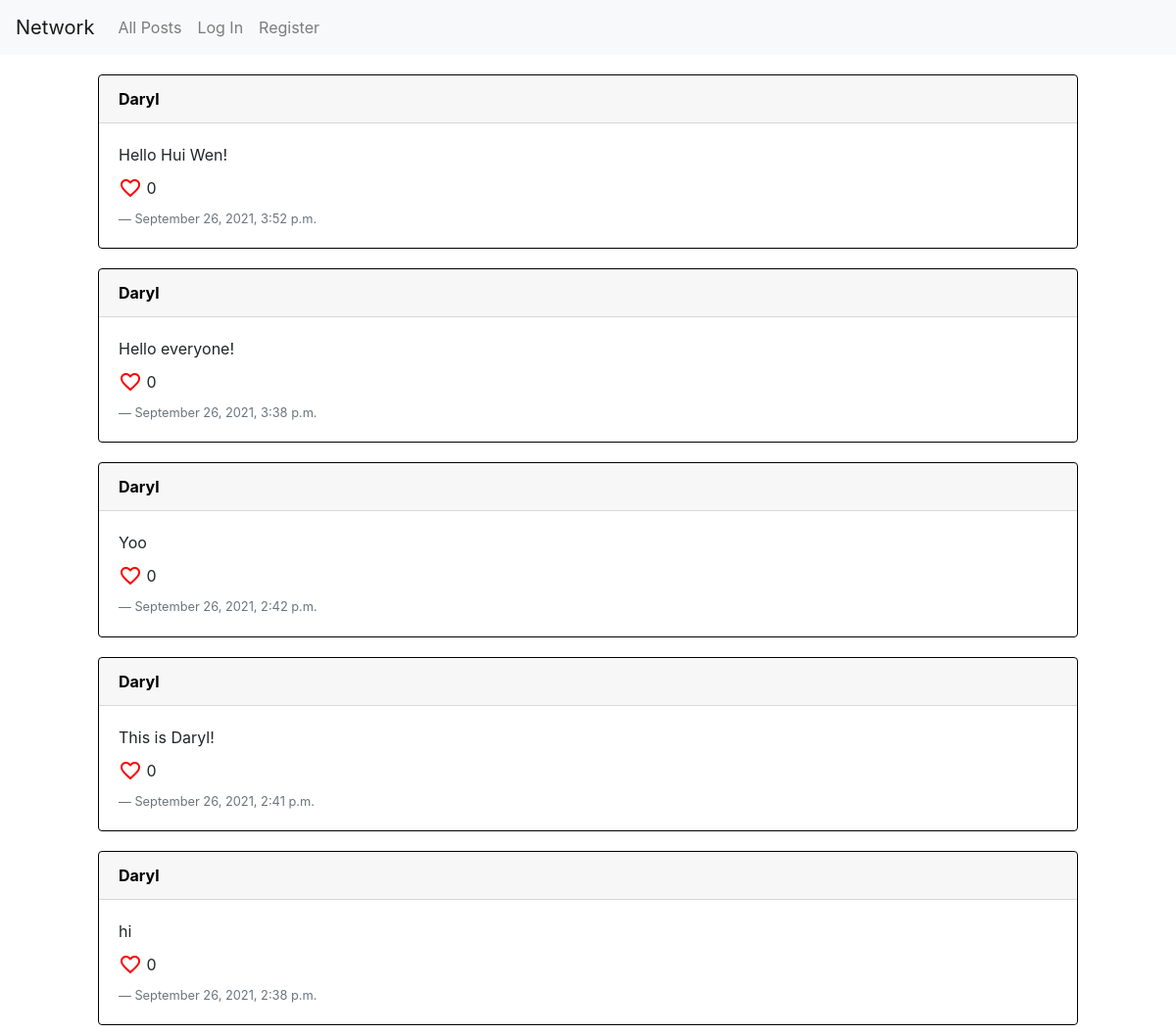
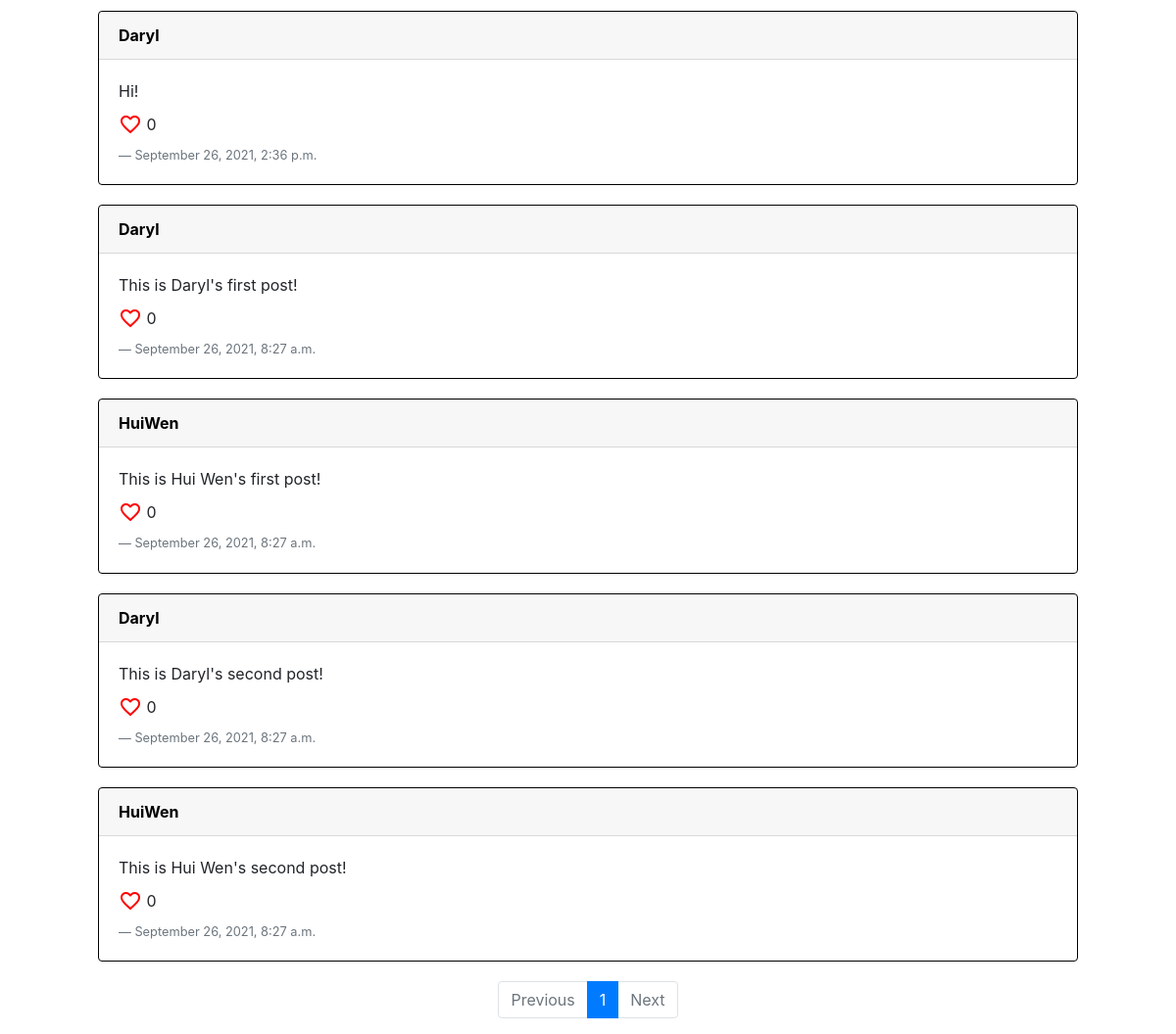
The app's page /, older data (2 pictures, top to bottom).
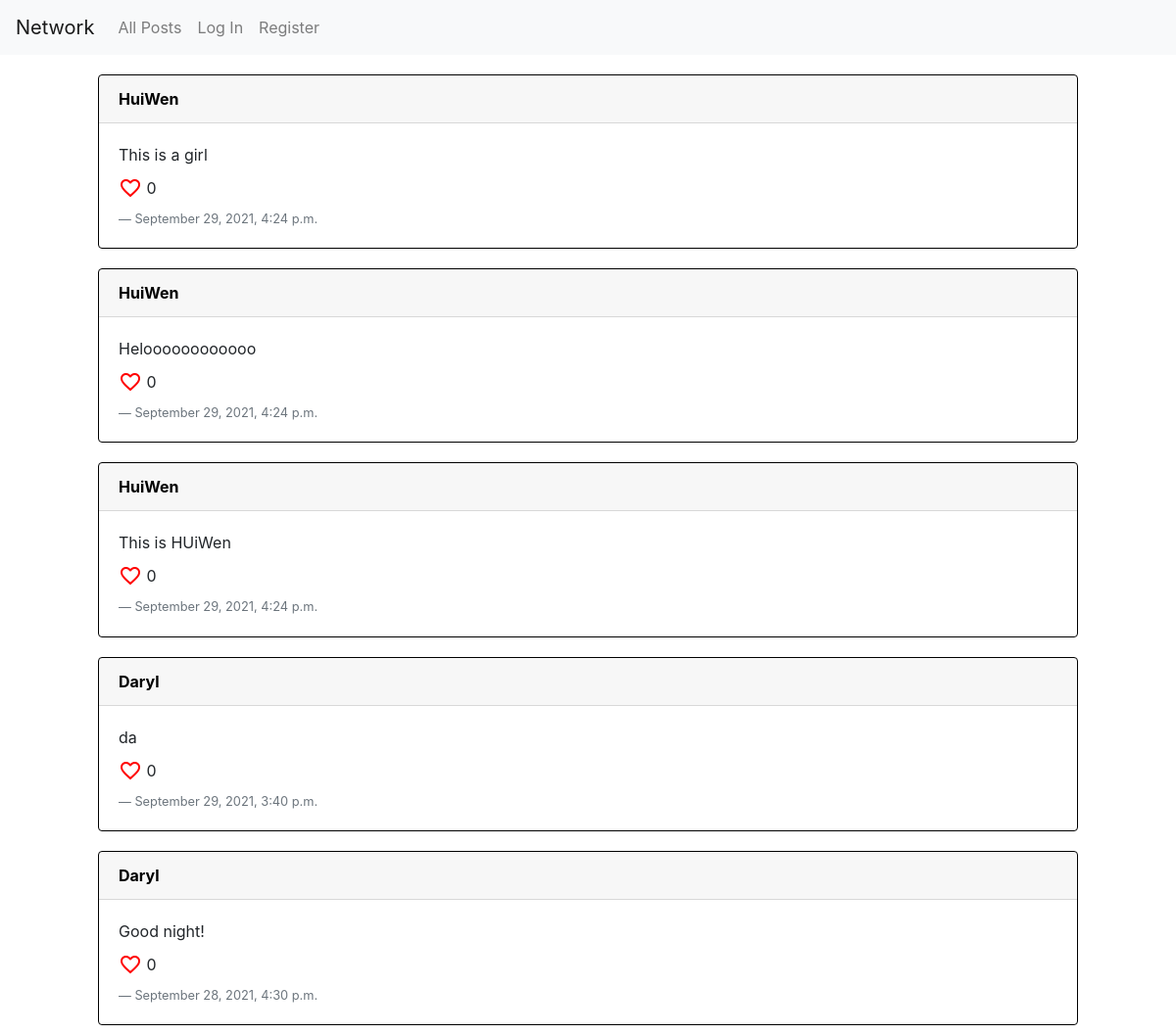
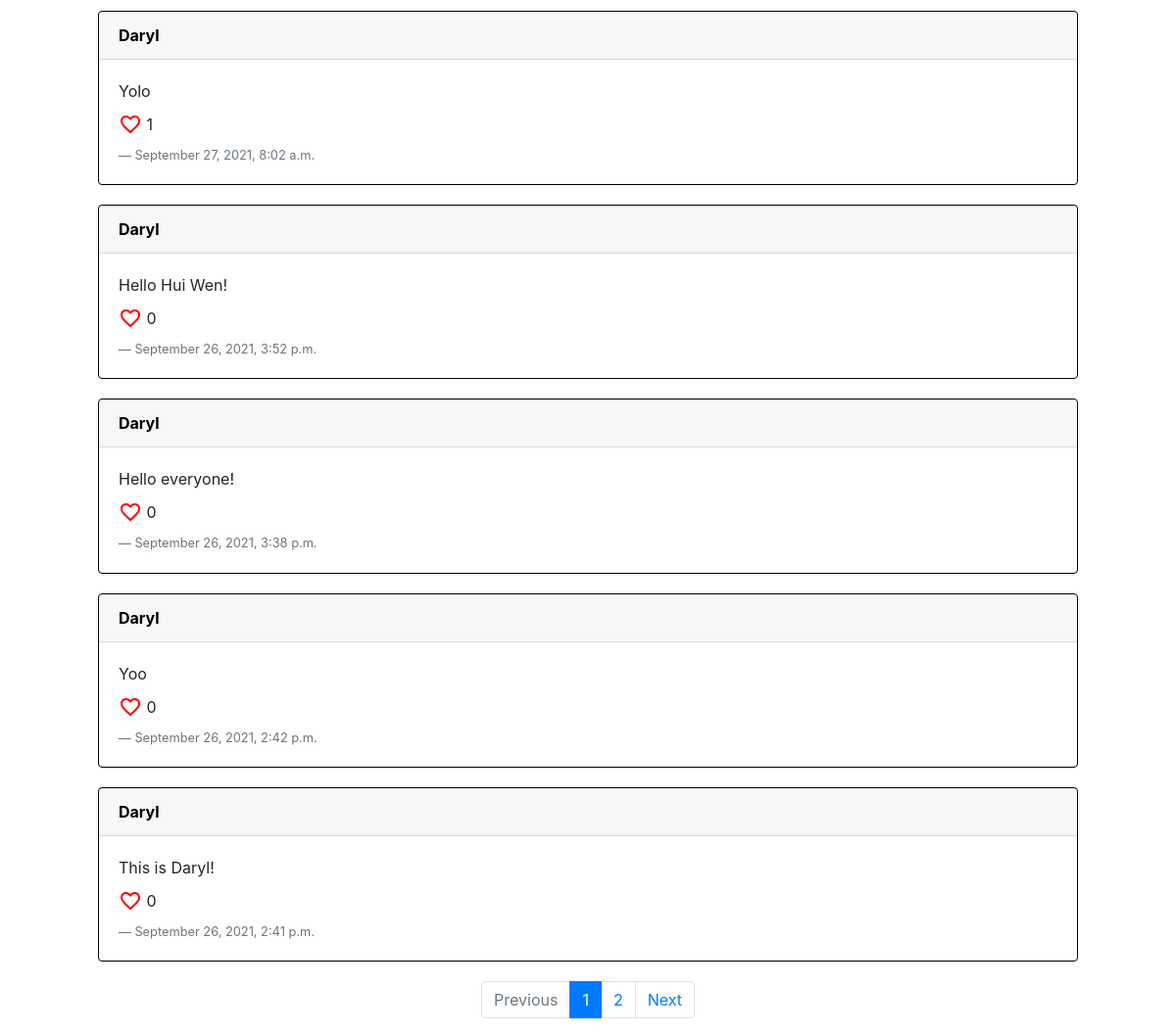
The same page, newer data (2 pictures, top to bottom).
### network/models.py (models this page shows, shortened)
class Post(models.Model):
    content = models.CharField(max_length=1000)
    user = models.ForeignKey(User, on_delete=CASCADE, related_name='posts')
    timestamp = models.DateTimeField(auto_now=True)

class User(AbstractUser):
    like = models.ManyToManyField('Post', blank=True, related_name='likes')
    following = models.ManyToManyField('User', blank=True, related_name='followers')

### network/views.py (the view)
# urls.py: path("", views.index, name="index"),
def index(request):
    posts = Post.objects.all().order_by("-timestamp")
    posts = Paginator(posts, CONTENT_PER_PAGE)
    page_num = request.GET.get('page')
    page_obj = posts.get_page(page_num)
    return render(request, "network/index.html", {'page_obj': page_obj})

### network/templates/network/index.html (shortened to what this page needs)
{% extends "network/layout.html" %}
{% block body %}
    {% if page_obj %}
        {% include 'network/postList.html' %}
    {% endif %}
{% endblock %}

### network/templates/network/postList.html (shortened to what this page needs)
<div id="postList-view">
    <div class="post-container">
        {% for post in page_obj.object_list %}
            <div class="card post-object">
                <a class="card-header post-user" href="{% url 'profile' post.user %}"><strong>{{ post.user }}</strong></a>
                <div class="card-body post-lower">
                    <div class="post-edit-edited">
                        <div class="post-content-edit-div">
                            <p class="post-content card-text">{{ post.content }}</p>
                        </div>
                    </div>
                    <div class="post-likes">
                        <span class="material-icons like-button" style="color: red;" data-info="{{ post.id }}">
                        </span>&nbsp;
                        <span class="post-likes-num" id="{{ post.id }}">{{ post.likes.count }}</span>
                    </div>
                    <p class="post-timestamp blockquote-footer">{{ post.timestamp| date:"F j, Y, P" }}</p>
                </div>
            </div>
        {% endfor %}
    </div>
    <nav aria-label="Page navigation example">
        <ul class="pagination justify-content-center">
            {% if page_obj.has_previous %}
                <li class="page-item"><a class="page-link" href="?page={{ page_obj.previous_page_number }}">Previous</a></li>
            {% elif not page_obj.has_previous %}
                <li class="page-item disabled"><a class="page-link" tabindex="-1" aria-disabled="true">Previous</a></li>
            {% endif %}
            {% for p in page_obj.paginator.page_range %}
                {% if p == page_obj.number %}
                    <li class="page-item active" aria-current="page"><span class="page-link">{{ p }}</span></li>
                {% else %}
                    <li class="page-item"><a class="page-link" href="?page={{ p }}">{{ p }}</a></li>
                {% endif %}
            {% endfor %}
            {% if page_obj.has_next %}
                <li class="page-item"><a class="page-link" href="?page={{ page_obj.next_page_number }}">Next</a></li>
            {% elif not page_obj.has_next %}
                <li class="page-item disabled"><a class="page-link" tabindex="-1" aria-disabled="true">Next</a></li>
            {% endif %}
        </ul>
    </nav>
</div>

Row changes from the older to the newer data that the page shows:
no longer on this page (row unchanged): Post: user "Daryl", content "hi", likes.count "0", timestamp "September 26, 2021, 2:38 p.m."
no longer on this page (row unchanged): Post: user "Daryl", content "Hi!", likes.count "0", timestamp "September 26, 2021, 2:36 p.m."
no longer on this page (row unchanged): Post: user "Daryl", content "This is Daryl's first post!", likes.count "0", timestamp "September 26, 2021, 8:27 a.m."
removed Post: user "HuiWen", content "This is Hui Wen's first post!", likes.count "0", timestamp "September 26, 2021, 8:27 a.m."
no longer on this page (row unchanged): Post: user "Daryl", content "This is Daryl's second post!", likes.count "0", timestamp "September 26, 2021, 8:27 a.m."
removed Post: user "HuiWen", content "This is Hui Wen's second post!", likes.count "0", timestamp "September 26, 2021, 8:27 a.m."
added Post: user "HuiWen", content "This is a girl", likes.count "0", timestamp "September 29, 2021, 4:24 p.m."
added Post: user "HuiWen", content "Heloooooooooooo", likes.count "0", timestamp "September 29, 2021, 4:24 p.m."
added Post: user "HuiWen", content "This is HUiWen", likes.count "0", timestamp "September 29, 2021, 4:24 p.m."
added Post: user "Daryl", content "da", likes.count "0", timestamp "September 29, 2021, 3:40 p.m."
added Post: user "Daryl", content "Good night!", likes.count "0", timestamp "September 28, 2021, 4:30 p.m."
added Post: user "Daryl", content "Yolo", likes.count "1", timestamp "September 27, 2021, 8:02 a.m."
Text that changed along with them:
new list line: "2"
